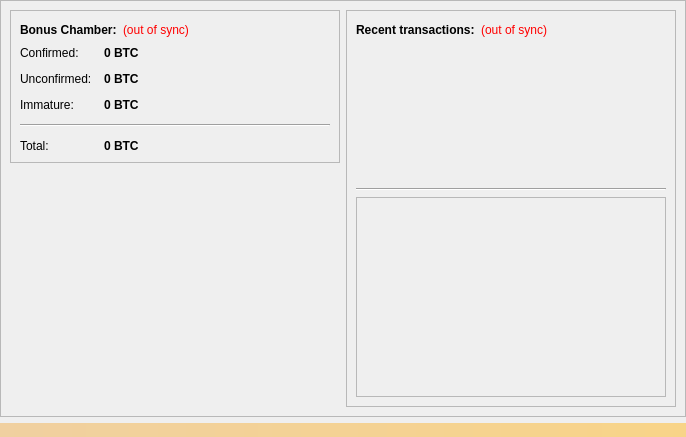
<?xml version="1.0" encoding="UTF-8"?>
<ui version="4.0">
 <class>OverviewPage</class>
 <widget class="QWidget" name="OverviewPage">
  <property name="geometry">
   <rect>
    <x>0</x>
    <y>0</y>
    <width>686</width>
    <height>437</height>
   </rect>
  </property>
  <property name="windowTitle">
   <string>Form</string>
  </property>
  <property name="styleSheet">
   <string notr="true"/>
  </property>
  <layout class="QVBoxLayout" name="topLayout">
   <property name="leftMargin">
    <number>0</number>
   </property>
   <property name="topMargin">
    <number>0</number>
   </property>
   <property name="rightMargin">
    <number>0</number>
   </property>
   <property name="bottomMargin">
    <number>0</number>
   </property>
   <item>
    <widget class="QFrame" name="frame">
     <property name="styleSheet">
      <string notr="true"/>
     </property>
     <property name="frameShape">
      <enum>QFrame::StyledPanel</enum>
     </property>
     <property name="frameShadow">
      <enum>QFrame::Raised</enum>
     </property>
     <layout class="QVBoxLayout" name="verticalLayout">
      <item>
       <layout class="QHBoxLayout" name="horizontalLayout" stretch="1,1">
        <item>
         <layout class="QVBoxLayout" name="verticalLayout_2">
          <item>
           <widget class="QFrame" name="frame_2">
            <property name="frameShape">
             <enum>QFrame::StyledPanel</enum>
            </property>
            <property name="frameShadow">
             <enum>QFrame::Raised</enum>
            </property>
            <layout class="QVBoxLayout" name="verticalLayout_4">
             <item>
              <layout class="QHBoxLayout" name="horizontalLayout_4">
               <item>
                <widget class="QLabel" name="label_5">
                 <property name="font">
                  <font>
                   <weight>75</weight>
                   <bold>true</bold>
                  </font>
                 </property>
                 <property name="text">
                  <string>Bonus Chamber:</string>
                 </property>
                </widget>
               </item>
               <item>
                <widget class="QLabel" name="labelWalletStatus">
                 <property name="toolTip">
                  <string>The displayed information may be out of date. Your wallet automatically synchronizes with the Bonus network after a connection is established, but this process has not completed yet.</string>
                 </property>
                 <property name="styleSheet">
                  <string notr="true">QLabel { color: red; }</string>
                 </property>
                 <property name="text">
                  <string notr="true">(out of sync)</string>
                 </property>
                 <property name="alignment">
                  <set>Qt::AlignLeading|Qt::AlignLeft|Qt::AlignVCenter</set>
                 </property>
                </widget>
               </item>
               <item>
                <spacer name="horizontalSpacer_2">
                 <property name="orientation">
                  <enum>Qt::Horizontal</enum>
                 </property>
                 <property name="sizeHint" stdset="0">
                  <size>
                   <width>40</width>
                   <height>20</height>
                  </size>
                 </property>
                </spacer>
               </item>
              </layout>
             </item>
             <item>
              <layout class="QFormLayout" name="formLayout_2">
               <property name="fieldGrowthPolicy">
                <enum>QFormLayout::AllNonFixedFieldsGrow</enum>
               </property>
               <property name="horizontalSpacing">
                <number>12</number>
               </property>
               <property name="verticalSpacing">
                <number>12</number>
               </property>
               <item row="0" column="0">
                <widget class="QLabel" name="label">
                 <property name="text">
                  <string>Confirmed:</string>
                 </property>
                </widget>
               </item>
               <item row="0" column="1">
                <widget class="QLabel" name="labelBalance">
                 <property name="font">
                  <font>
                   <weight>75</weight>
                   <bold>true</bold>
                  </font>
                 </property>
                 <property name="cursor">
                  <cursorShape>IBeamCursor</cursorShape>
                 </property>
                 <property name="toolTip">
                  <string>Your current spendable balance</string>
                 </property>
                 <property name="text">
                  <string notr="true">0 BTC</string>
                 </property>
                 <property name="textInteractionFlags">
                  <set>Qt::LinksAccessibleByMouse|Qt::TextSelectableByKeyboard|Qt::TextSelectableByMouse</set>
                 </property>
                </widget>
               </item>
               <item row="1" column="0">
                <widget class="QLabel" name="label_3">
                 <property name="text">
                  <string>Unconfirmed:</string>
                 </property>
                </widget>
               </item>
               <item row="1" column="1">
                <widget class="QLabel" name="labelUnconfirmed">
                 <property name="font">
                  <font>
                   <weight>75</weight>
                   <bold>true</bold>
                  </font>
                 </property>
                 <property name="cursor">
                  <cursorShape>IBeamCursor</cursorShape>
                 </property>
                 <property name="toolTip">
                  <string>Total of transactions that have yet to be confirmed, and do not yet count toward the spendable balance</string>
                 </property>
                 <property name="text">
                  <string notr="true">0 BTC</string>
                 </property>
                 <property name="textInteractionFlags">
                  <set>Qt::LinksAccessibleByMouse|Qt::TextSelectableByKeyboard|Qt::TextSelectableByMouse</set>
                 </property>
                </widget>
               </item>
               <item row="2" column="0">
                <widget class="QLabel" name="labelImmatureText">
                 <property name="text">
                  <string>Immature:</string>
                 </property>
                </widget>
               </item>
               <item row="2" column="1">
                <widget class="QLabel" name="labelImmature">
                 <property name="font">
                  <font>
                   <weight>75</weight>
                   <bold>true</bold>
                  </font>
                 </property>
                 <property name="toolTip">
                  <string>Mined balance that has not yet matured</string>
                 </property>
                 <property name="text">
                  <string notr="true">0 BTC</string>
                 </property>
                 <property name="textInteractionFlags">
                  <set>Qt::LinksAccessibleByMouse|Qt::TextSelectableByKeyboard|Qt::TextSelectableByMouse</set>
                 </property>
                </widget>
               </item>
               <item row="3" column="0" colspan="2">
                <widget class="Line" name="line">
                 <property name="orientation">
                  <enum>Qt::Horizontal</enum>
                 </property>
                </widget>
               </item>
               <item row="4" column="0">
                <widget class="QLabel" name="labelTotalText">
                 <property name="text">
                  <string>Total:</string>
                 </property>
                </widget>
               </item>
               <item row="4" column="1">
                <widget class="QLabel" name="labelTotal">
                 <property name="font">
                  <font>
                   <weight>75</weight>
                   <bold>true</bold>
                  </font>
                 </property>
                 <property name="cursor">
                  <cursorShape>IBeamCursor</cursorShape>
                 </property>
                 <property name="toolTip">
                  <string>Your current total balance</string>
                 </property>
                 <property name="text">
                  <string notr="true">0 BTC</string>
                 </property>
                 <property name="textInteractionFlags">
                  <set>Qt::LinksAccessibleByMouse|Qt::TextSelectableByKeyboard|Qt::TextSelectableByMouse</set>
                 </property>
                </widget>
               </item>
              </layout>
             </item>
            </layout>
           </widget>
          </item>
          <item>
           <spacer name="verticalSpacer">
            <property name="orientation">
             <enum>Qt::Vertical</enum>
            </property>
            <property name="sizeHint" stdset="0">
             <size>
              <width>20</width>
              <height>40</height>
             </size>
            </property>
           </spacer>
          </item>
          <item>
           <widget class="QLabel" name="label_2">
            <property name="text">
             <string/>
            </property>
            <property name="pixmap">
             <pixmap resource="../bitcoin.qrc">:/icons/bonus</pixmap>
            </property>
           </widget>
          </item>
         </layout>
        </item>
        <item>
         <layout class="QVBoxLayout" name="verticalLayout_3">
          <item>
           <widget class="QFrame" name="frame_3">
            <property name="styleSheet">
             <string notr="true"/>
            </property>
            <property name="frameShape">
             <enum>QFrame::StyledPanel</enum>
            </property>
            <property name="frameShadow">
             <enum>QFrame::Raised</enum>
            </property>
            <layout class="QVBoxLayout" name="verticalLayout_5">
             <item>
              <layout class="QHBoxLayout" name="horizontalLayout_2">
               <item>
                <widget class="QLabel" name="label_4">
                 <property name="text">
                  <string>&lt;html&gt;&lt;head/&gt;&lt;body&gt;&lt;p&gt;&lt;span style=&quot; font-weight:600;&quot;&gt;Recent transactions:&lt;/span&gt;&lt;/p&gt;&lt;/body&gt;&lt;/html&gt;</string>
                 </property>
                </widget>
               </item>
               <item>
                <widget class="QLabel" name="labelTransactionsStatus">
                 <property name="toolTip">
                  <string>The displayed information may be out of date. Your wallet automatically synchronizes with the Bonus network after a connection is established, but this process has not completed yet.</string>
                 </property>
                 <property name="styleSheet">
                  <string notr="true">QLabel { color: red; }</string>
                 </property>
                 <property name="text">
                  <string notr="true">(out of sync)</string>
                 </property>
                 <property name="alignment">
                  <set>Qt::AlignRight|Qt::AlignTrailing|Qt::AlignVCenter</set>
                 </property>
                </widget>
               </item>
               <item>
                <spacer name="horizontalSpacer">
                 <property name="orientation">
                  <enum>Qt::Horizontal</enum>
                 </property>
                 <property name="sizeHint" stdset="0">
                  <size>
                   <width>40</width>
                   <height>20</height>
                  </size>
                 </property>
                </spacer>
               </item>
              </layout>
             </item>
             <item>
              <widget class="QListView" name="listTransactions">
               <property name="styleSheet">
                <string notr="true">QListView { background: transparent; }</string>
               </property>
               <property name="frameShape">
                <enum>QFrame::NoFrame</enum>
               </property>
               <property name="verticalScrollBarPolicy">
                <enum>Qt::ScrollBarAlwaysOff</enum>
               </property>
               <property name="horizontalScrollBarPolicy">
                <enum>Qt::ScrollBarAlwaysOff</enum>
               </property>
               <property name="selectionMode">
                <enum>QAbstractItemView::NoSelection</enum>
               </property>
               <property name="resizeMode">
                <enum>QListView::Fixed</enum>
               </property>
              </widget>
             </item>
             <item>
              <widget class="Line" name="line_2">
               <property name="orientation">
                <enum>Qt::Horizontal</enum>
               </property>
              </widget>
             </item>
             <item>
              <widget class="QFrame" name="frame_4">
               <property name="sizePolicy">
                <sizepolicy hsizetype="Preferred" vsizetype="Preferred">
                 <horstretch>0</horstretch>
                 <verstretch>0</verstretch>
                </sizepolicy>
               </property>
               <property name="minimumSize">
                <size>
                 <width>0</width>
                 <height>200</height>
                </size>
               </property>
               <property name="frameShape">
                <enum>QFrame::StyledPanel</enum>
               </property>
               <property name="frameShadow">
                <enum>QFrame::Raised</enum>
               </property>
               <layout class="QVBoxLayout" name="verticalLayout_6">
                <property name="leftMargin">
                 <number>0</number>
                </property>
                <property name="topMargin">
                 <number>0</number>
                </property>
                <property name="rightMargin">
                 <number>0</number>
                </property>
                <property name="bottomMargin">
                 <number>0</number>
                </property>
                <item>
                 <widget class="QCustomPlot" name="diffplot" native="true">
                  <property name="minimumSize">
                   <size>
                    <width>0</width>
                    <height>200</height>
                   </size>
                  </property>
                 </widget>
                </item>
               </layout>
              </widget>
             </item>
            </layout>
           </widget>
          </item>
         </layout>
        </item>
       </layout>
      </item>
     </layout>
    </widget>
   </item>
   <item>
    <widget class="QLabel" name="labelAlerts">
     <property name="visible">
      <bool>false</bool>
     </property>
     <property name="styleSheet">
      <string notr="true">background-color: qlineargradient(x1: 0, y1: 0, x2: 1, y2: 0, stop:0 #F0D0A0, stop:1 #F8D488); color:#000000;</string>
     </property>
     <property name="wordWrap">
      <bool>true</bool>
     </property>
     <property name="margin">
      <number>3</number>
     </property>
    </widget>
   </item>
  </layout>
 </widget>
 <customwidgets>
  <customwidget>
   <class>QCustomPlot</class>
   <extends>QWidget</extends>
   <header>qt/qcustomplot.h</header>
   <container>1</container>
  </customwidget>
 </customwidgets>
 <resources>
  <include location="../bitcoin.qrc"/>
 </resources>
 <connections/>
</ui>
